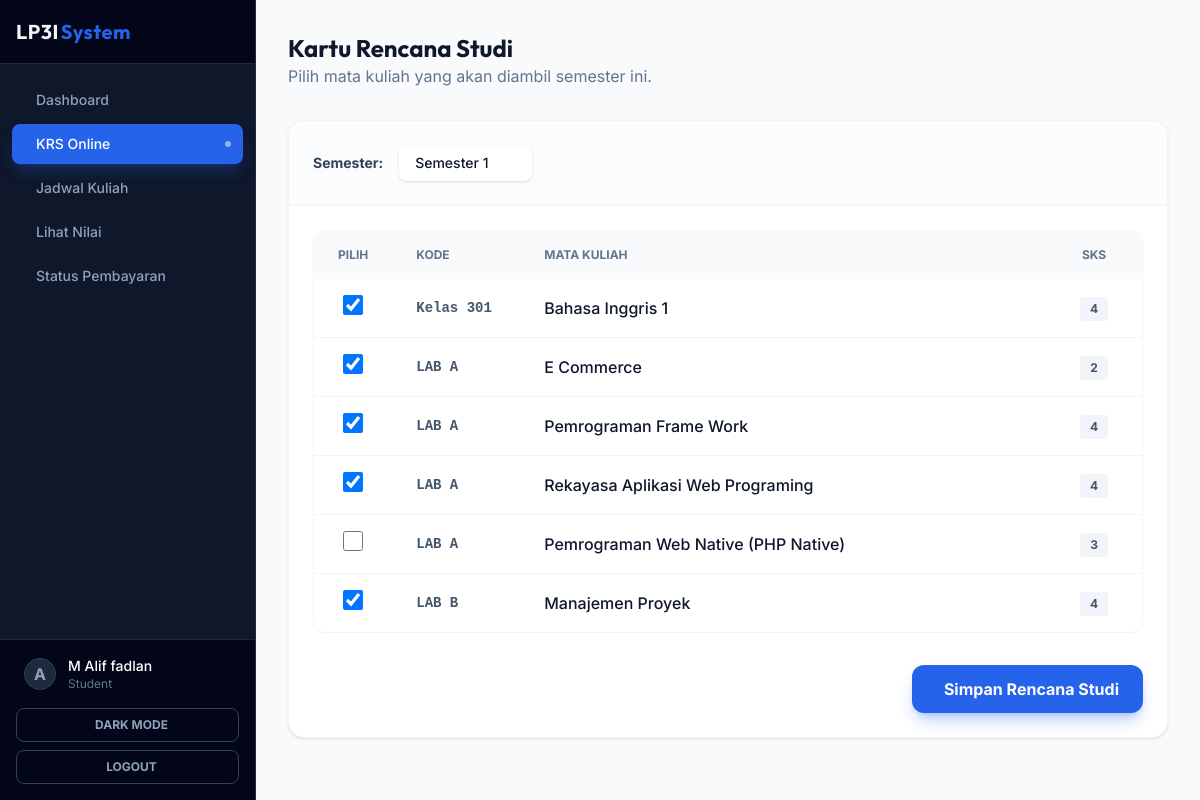
The app's page /src/student/krs.php (signed in) with its own data.
### tables this page shows
CREATE TABLE `courses` (
  `id` int(11) NOT NULL,
  `code` varchar(20) NOT NULL,
  `name` varchar(100) NOT NULL,
  `credits` int(11) NOT NULL
);

### src/student/krs.php (the view, shortened to what this page needs)
<?php
require_once '../../config/database.php';
$user_id = $_SESSION['user_id'];
$student_result = $conn->query("SELECT id FROM students WHERE user_id = $user_id");
$student_row = $student_result->fetch_assoc();
$student_id = $student_row['id'] ?? 0;
$current_semester = isset($_GET['semester']) ? (int)$_GET['semester'] : 1;
$courses = $conn->query("SELECT * FROM courses ORDER BY code");
$krs_result = $conn->query("SELECT course_id FROM krs WHERE student_id = $student_id AND semester = $current_semester");
$selected_courses = [];
while ($row = $krs_result->fetch_assoc()) {
    $selected_courses[] = $row['course_id'];
}
?>
<?php include '../../templates/header.php'; ?>
<?php include '../../templates/sidebar.php'; ?>
<main class="flex-1 flex flex-col min-w-0 overflow-hidden bg-slate-50">
    <div class="flex-1 overflow-auto p-4 lg:p-8 animate-fade-in">
        <div class="max-w-4xl mx-auto">
            <header class="mb-8">
                <h1 class="text-2xl font-display font-bold text-slate-900">Kartu Rencana Studi</h1>
                <p class="text-slate-500">Pilih mata kuliah yang akan diambil semester ini.</p>
            </header>
            <div class="bg-white rounded-2xl shadow-sm border border-slate-100 overflow-hidden">
                <div class="p-6 border-b border-slate-100 bg-slate-50/50 flex items-center gap-4">
                    <label class="text-sm font-bold text-slate-700">Semester:</label>
                    <div class="relative">
                        <select onchange="window.location.href='krs.php?semester='+this.value" class="appearance-none pl-4 pr-10 py-2 rounded-lg border-slate-200 text-sm font-medium focus:border-primary focus:ring-primary/20 bg-white shadow-sm transition-all cursor-pointer hover:border-primary/50">
                            <?php for ($i = 1; $i <= 8; $i++): ?>
                                <option value="<?= $i ?>" <?= $current_semester == $i ? 'selected' : '' ?>>Semester <?= $i ?></option>
                            <?php endfor; ?>
                        </select>
                        <div class="pointer-events-none absolute inset-y-0 right-0 flex items-center px-3 text-slate-500">
                        </div>
                    </div>
                </div>
                <form method="POST" class="p-6">
                    <?php if ($courses->num_rows == 0): ?>
                        <div class="text-center py-12">
                            <div class="inline-flex items-center justify-center w-16 h-16 rounded-full bg-slate-50 mb-4">
                                <ion-icon name="library-outline" class="text-2xl text-slate-400"></ion-icon>
                            </div>
                            <h3 class="text-lg font-medium text-slate-900">Mata Kuliah Kosong</h3>
                            <p class="text-slate-500 mt-1">Belum ada data mata kuliah yang tersedia saat ini.</p>
                        </div>
                    <?php else: ?>
                        <div class="overflow-x-auto rounded-xl border border-slate-100 mb-6">
                            <table class="w-full text-left">
                                <thead class="bg-slate-50 text-slate-500 text-xs uppercase font-bold">
                                    <tr>
                                        <th class="px-6 py-4 w-16 text-center">Pilih</th>
                                        <th class="px-6 py-4 w-32">Kode</th>
                                        <th class="px-6 py-4">Mata Kuliah</th>
                                        <th class="px-6 py-4 text-center w-24">SKS</th>
                                    </tr>
                                </thead>
                                <tbody class="divide-y divide-slate-100">
                                    <?php while ($course = $courses->fetch_assoc()): ?>
                                    <tr class="hover:bg-slate-50/80 transition-colors group cursor-pointer" onclick="document.getElementById('check_<?= $course['id'] ?>').click()">
                                        <td class="px-6 py-4 text-center relative" onclick="event.stopPropagation()">
                                            <input type="checkbox" id="check_<?= $course['id'] ?>" name="courses[]" value="<?= $course['id'] ?>"
                                                class="w-5 h-5 rounded border-slate-300 text-primary focus:ring-primary/30 cursor-pointer transition-all"
                                                <?= in_array($course['id'], $selected_courses) ? 'checked' : '' ?>>
                                        </td>
                                        <td class="px-6 py-4 font-mono text-sm text-slate-600 font-bold group-hover:text-primary transition-colors">
                                            <?= htmlspecialchars($course['code']) ?>
                                        </td>
                                        <td class="px-6 py-4 font-medium text-slate-900 group-hover:text-primary transition-colors">
                                            <?= htmlspecialchars($course['name']) ?>
                                        </td>
                                        <td class="px-6 py-4 text-center">
                                            <span class="inline-flex items-center justify-center px-2.5 py-1 rounded bg-slate-100 text-slate-600 text-xs font-bold">
                                                <?= $course['credits'] ?>
                                            </span>
                                        </td>
                                    </tr>
                                    <?php endwhile; ?>
                                </tbody>
                            </table>
                        </div>
                        <div class="flex items-center justify-end pt-2">
                            <button type="submit" class="px-6 py-3 rounded-xl bg-primary text-white font-bold shadow-lg shadow-primary/30 hover:bg-blue-600 hover:scale-[1.02] active:scale-[0.98] transition-all flex items-center gap-2">
                                Simpan Rencana Studi
                            </button>
                        </div>
                    <?php endif; ?>
                </form>
            </div>
        </div>
    </div>
</main>
<?php include '../../templates/footer.php'; ?>

### templates/header.php (style rules this page uses)
body { font-family: var(--font-sans); }
h1, h2, h3, h4, .font-display { font-family: var(--font-display); }
.animate-fade-in { animation: fadeIn 0.5s ease-out forwards; }

### records on screen
courses: id "☑", code "Kelas 301", name "Bahasa Inggris 1", credits "4"
courses: id "☑", code "LAB A", name "E Commerce", credits "2"
courses: id "☑", code "LAB A", name "Pemrograman Frame Work", credits "4"
courses: id "☑", code "LAB A", name "Rekayasa Aplikasi Web Programing", credits "4"
courses: code "LAB A", name "Pemrograman Web Native (PHP Native)", credits "3"
courses: id "☑", code "LAB B", name "Manajemen Proyek", credits "4"

### other values on screen
$item['label'] "Dashboard"
$item['label'] "KRS Online"
$item['label'] "Jadwal Kuliah"
$item['label'] "Lihat Nilai"
$item['label'] "Status Pembayaran"
substr($_SESSION['username'] ?? 'U', 0, 1) "A"
$_SESSION['full_name'] "M Alif fadlan"
$_SESSION['role'] "Student"
